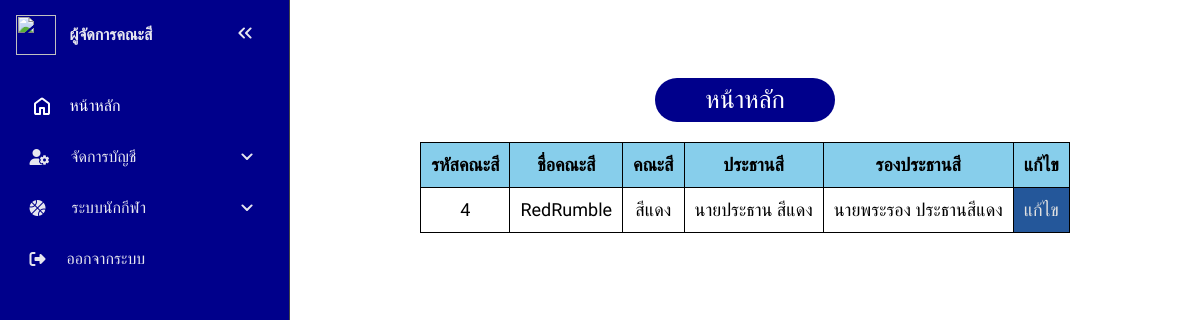
The app's page /admin_sport.php?page=profile&sub_page=view (signed in) with its own data.
### tables this page shows
CREATE TABLE `colors` (
  `color_id` int(2) NOT NULL,
  `color_name` varchar(128) NOT NULL,
  `color_color` varchar(32) NOT NULL,
  `color_president` varchar(32) NOT NULL,
  `color_vice-president` varchar(32) NOT NULL,
  `color_id_user` int(6) NOT NULL
);

### admin_sport/view/view_admin_sport.php (the view, shortened to what this page needs)
 <head>
 </head>
<body>
	<center>
		<div class="table_container">
	<table class="table_all">
		<tr>
			<th>รหัสคณะสี</th>
			<th>ชื่อคณะสี</th>
			<th>คณะสี</th>
			<th>ประธานสี</th>
			<th>รองประธานสี</th>
			<th>แก้ไข</th>
		</tr>
		<?php
			$user_id = $_SESSION['user_id'];
			$sql_view_admin_sport = "SELECT * FROM `colors` WHERE `color_id_user` = '$user_id'";
			$result_view_admin_sport = mysqli_query($conn, $sql_view_admin_sport);
			if (mysqli_num_rows($result_view_admin_sport) == 1) {
				while ($row_view_admin_sport = mysqli_fetch_assoc($result_view_admin_sport)) {
					echo "<tr>
							<td>".$_SESSION['user_id']."</td>
							<td>".$row_view_admin_sport['color_name']."</td>
							<td>".$row_view_admin_sport['color_color']."</td>
							<td>".$row_view_admin_sport['color_president']."</td>
							<td>".$row_view_admin_sport['color_vice-president']."</td>
							<td class=edit><a href=\"admin_sport.php?page=profile&sub_page=edit\">แก้ไข</a></td>
						</tr>";
				}
			}else{
				echo "something is wrong..";
			}
		 ?>
	</table>
</div>
	</center>
</body>
</html>

### element/styles_admin_old.css (style rules this page uses)
* { margin: 0; padding: 0; box-sizing: border-box; text-decoration: none; list-style: none; font-family: "Mitr", sans-serif; }
:root { --base-clr: #11121a; --line-clr: #42434a; --hover-clr: #222533; --text-clr: #e6e6ef; --accent-clr: #5e63ff; --secondary-text-clr: #b0b3c1; }
body { min-height: 100vh; min-height: 100dvh; color: #444444; display: grid; grid-template-columns: auto 1fr ; line-height: 1.5rem; height: -webkit-fill-available; }

### element/styles_admin_sport.css (style rules this page uses)
* { margin: 0; padding: 0; box-sizing: border-box; text-decoration: none; list-style: none; font-family: "Mitr", sans-serif; }
.table_all, th, td { border: 1px solid black; border-collapse: collapse; padding: 10px; }
.table_container { overflow-x: auto; -webkit-overflow-scrolling: touch; }
.table_all { border-top-left-radius: 10px; border-bottom-left-radius: 20px; }
tr { background-color: skyblue; color: black; font-size: 18px; cursor: pointer; }
td { background-color: white; text-align: center; transition: 0.3s ease; cursor: pointer; }
.edit { background-color: rgb(36, 87, 154); cursor: pointer; }
.edit a { color: #e1e1e1; }

### records on screen
colors: color_name "RedRumble", color_color "สีแดง", color_president "นายประธาน สีแดง", value "นายพระรอง ประธานสีแดง"
